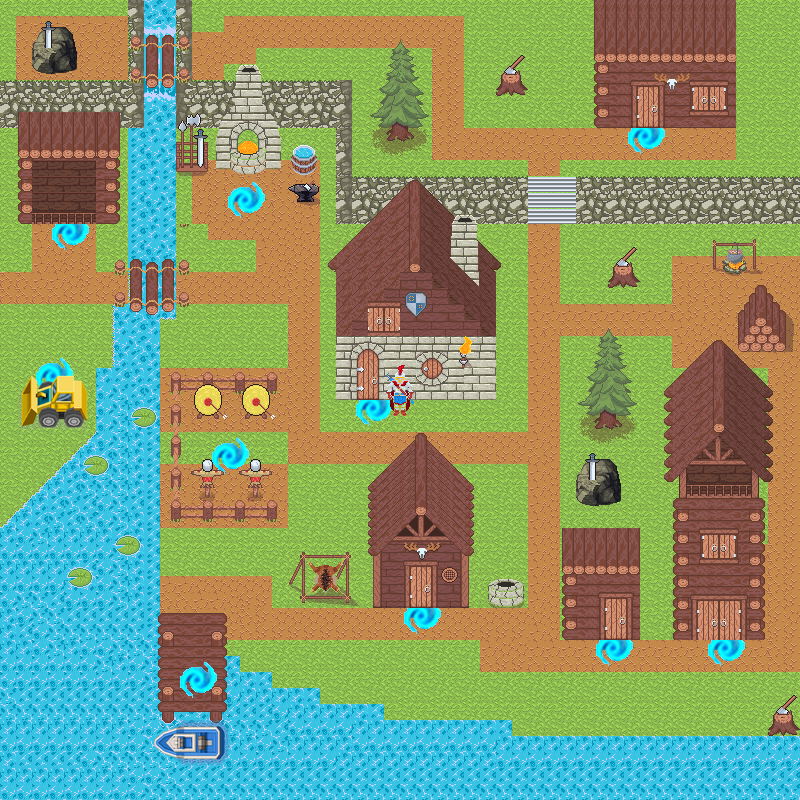

Rendered tile map (Tiled .tmx) drawn with the repository's tilesets; below, a short description and the map source with its tile grids summarised:
An orthogonal 50x50 tile map with 16x16 px tiles, 9 tile layers (landscape, Calque de Tuiles 2, cercles, Calque de Tuiles 3, ...), 6 tilesets and 73 objects (59x collision, player, boat, spawn_map2, spawn_map2_boat, ...).

<map version="1.10" tiledversion="1.10.2" orientation="orthogonal" renderorder="right-down" width="50" height="50" tilewidth="16" tileheight="16" infinite="0" nextlayerid="11" nextobjectid="117">
 <tileset firstgid="1" source="tileset/medieval.tsx" />
 <tileset firstgid="4057" source="tileset/ville2.tsx" />
 <tileset firstgid="6807" source="tileset/transport.tsx" />
 <tileset firstgid="9875" source="tileset/stone.tsx" />
 <tileset firstgid="10415" source="cercleMap1.tsx" />
 <tileset firstgid="10965" source="screenshot (2).tsx" />
 <layer id="1" name="landscape" width="50" height="50">
  <data>[2500 cells, 2500 non-empty, 52 distinct tile ids]</data>
 </layer>
 <objectgroup id="7" name="player">
  <object id="1" name="player" type="player" x="29.26" y="279.26">
   <point />
  </object>
  <object id="2" name="collision" type="collision" x="-17.3333" y="-17.3333" width="20" height="912" />
  <object id="3" name="collision" type="collision" x="-40" y="-28" width="864" height="32" />
  <object id="4" name="collision" type="collision" x="798.667" y="-56" width="38.6667" height="880" />
  <object id="5" name="collision" type="collision" x="-92" y="798.667" width="901.333" height="34.6667" />
  <object id="7" name="collision" type="collision" x="-0.5" y="79.5" width="144.5" height="48" />
  <object id="8" name="collision" type="collision" x="175.5" y="79.5" width="174" height="48" />
  <object id="10" name="collision" type="collision" x="335" y="124.5" width="17" height="99.5" />
  <object id="11" name="collision" type="collision" x="352" y="175.5" width="175" height="48.5" />
  <object id="12" name="collision" type="collision" x="576" y="175.5" width="223.5" height="49" />
  <object id="13" name="collision" type="collision" x="144" y="-1.5" width="32" height="36.5" />
  <object id="14" name="collision" type="collision" x="143" y="77.5" width="32.5" height="51" />
  <object id="15" name="collision" type="collision" x="126.5" y="126.5" width="48.5" height="132.5" />
  <object id="17" name="collision" type="collision" x="111.5" y="303" width="65" height="16" />
  <object id="18" name="collision" type="collision" x="110.5" y="320.5" width="49.5" height="49" />
  <object id="19" name="collision" type="collision" x="94.5" y="367" width="66" height="66" />
  <object id="20" name="collision" type="collision" x="0" y="527.5" width="158" height="271.5" />
  <object id="21" name="collision" type="collision" x="15.5" y="513.5" width="143" height="39.5" />
  <object id="22" name="collision" type="collision" x="32.5" y="493.5" width="124.5" height="36.5" />
  <object id="23" name="collision" type="collision" x="48.5" y="479" width="110.5" height="30" />
  <object id="24" name="collision" type="collision" x="63.5" y="462.5" width="95" height="36.5" />
  <object id="25" name="collision" type="collision" x="79.5" y="449" width="81" height="27" />
  <object id="26" name="collision" type="collision" x="95.5" y="431.5" width="64.5" height="24.5" />
  <object id="28" name="collision" type="collision" x="158.5" y="708" width="67" height="90.5" />
  <object id="29" name="collision" type="collision" x="514" y="735.5" width="285.5" height="65.5" />
  <object id="30" name="collision" type="collision" x="383.5" y="719.5" width="127.5" height="78.5" />
  <object id="31" name="collision" type="collision" x="318" y="704" width="64.5" height="104" />
  <object id="34" name="collision" type="collision" x="270.5" y="687" width="49.5" height="116.5" />
  <object id="35" name="collision" type="collision" x="240" y="669.5" width="32" height="138.5" />
  <object id="36" name="collision" type="collision" x="224" y="655.5" width="16.5" height="168.5" />
  <object id="38" name="collision" type="collision" x="595.091" y="412.727" width="26.1818" height="16.7273" />
  <object id="39" name="collision" type="collision" x="607.636" y="269.818" width="31.8182" height="19.6364" />
  <object id="40" name="collision" type="collision" x="736.5" y="319.5" width="48.5" height="29.5" />
  <object id="41" name="collision" type="collision" x="722.25" y="257.75" width="23.5" height="15.75" />
  <object id="42" x="711.5" y="265" width="5.5" height="4.5" />
  <object id="44" name="collision" type="collision" x="712.25" y="265.75" width="45.25" height="4.25" />
  <object id="45" name="collision" type="collision" x="488" y="589.5" width="35" height="16" />
  <object id="47" name="collision" type="collision" x="295.333" y="597.333" width="55.6667" height="6" />
  <object id="48" name="collision" type="collision" x="287.333" y="578.333" width="7" height="8.33333" />
  <object id="52" name="collision" type="collision" x="33" y="43.5" width="44" height="31.5" />
  <object id="53" name="collision" type="collision" x="175.5" y="159.5" width="32" height="11" />
  <object id="54" name="collision" type="collision" x="296.333" y="192.667" width="19" height="9.66667" />
  <object id="55" name="collision" type="collision" x="216.333" y="155.667" width="64.6667" height="20.3333" />
  <object id="56" name="collision" type="collision" x="292" y="156.667" width="24" height="17.3333" />
  <object id="57" name="collision" type="collision" x="336" y="303.333" width="159.333" height="96" />
  <object id="62" name="collision" type="collision" x="594.667" y="54.6667" width="139.333" height="75.3333" />
  <object id="63" name="collision" type="collision" x="495.333" y="80" width="28.6667" height="14.6667" />
  <object id="64" name="collision" type="collision" x="386" y="130" width="24.6667" height="13.3333" />
  <object id="65" name="collision" type="collision" x="769.75" y="719" width="28.75" height="16.25" />
  <object id="66" name="collision" type="collision" x="171" y="382.5" width="105" height="9.5" />
  <object id="68" name="collision" type="collision" x="170.5" y="413" width="11" height="106.5" />
  <object id="69" name="collision" type="collision" x="169.5" y="511" width="106" height="9" />
  <object id="71" name="collision" type="collision" x="204.5" y="491" width="5.5" height="6.5" />
  <object id="72" name="collision" type="collision" x="252.5" y="491.25" width="5.25" height="6" />
  <object id="73" name="collision" type="collision" x="195.5" y="411" width="24.5" height="7.75" />
  <object id="74" name="collision" type="collision" x="242.75" y="411.75" width="24.75" height="7.5" />
  <object id="75" name="boat" type="boat" x="149" y="683" width="80" height="128" />
  <object id="82" name="spawn_map2" type="spawn_map2" x="29.33" y="279">
   <point />
  </object>
  <object id="87" name="collision" type="collision" x="373" y="544.5" width="95.5" height="62" />
  <object id="88" name="collision" type="collision" x="561.5" y="576" width="79.5" height="63.5" />
  </objectgroup>
 <layer id="2" name="Calque de Tuiles 2" width="50" height="50">
  <data>[2500 cells, 671 non-empty, 72 distinct tile ids]</data>
 </layer>
 <layer id="10" name="cercles" width="50" height="50">
  <data>[2500 cells, 134 non-empty, 19 distinct tile ids]</data>
 </layer>
 <layer id="3" name="Calque de Tuiles 3" width="50" height="50">
  <data>[2500 cells, 202 non-empty, 126 distinct tile ids]</data>
 </layer>
 <layer id="4" name="Calque de Tuiles 4" width="50" height="50">
  <data>[2500 cells, 287 non-empty, 258 distinct tile ids]</data>
 </layer>
 <layer id="5" name="Calque de Tuiles 5" width="50" height="50">
  <data>[2500 cells, 26 non-empty, 13 distinct tile ids]</data>
 </layer>
 <layer id="6" name="Calque de Tuiles 6" width="50" height="50">
  <data>[2500 cells, 159 non-empty, 109 distinct tile ids]</data>
 </layer>
 <layer id="9" name="ToitMaison2" width="50" height="50">
  <data>[2500 cells, 64 non-empty, 34 distinct tile ids]</data>
 </layer>
 <layer id="8" name="ToitMaison" width="50" height="50">
  <data>[2500 cells, 317 non-empty, 292 distinct tile ids]</data>
 </layer>
</map>
<!-- 13 of 73 objects omitted -->
